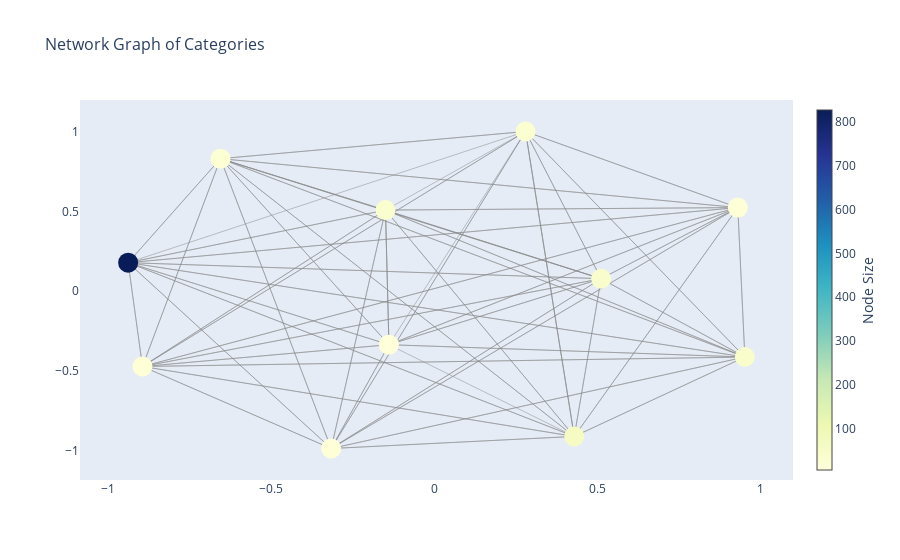

Here is the notebook cell this chart was saved with:
### Code cell
# Plot data
# Adding edge trace
edge_trace = go.Scatter(
    x=edge_x, y=edge_y,
    mode='lines',
    line=dict(width=0.5, color='#888'),
    hoverinfo='none'
)

# Adding node trace
node_trace = go.Scatter(
    x=node_x, y=node_y,
    mode='markers',
    hoverinfo='text',  # Display text on hover
    marker=dict(
        showscale=True,
        colorscale='YlGnBu',  # Node coloring
        size=20,
        colorbar=dict(
            thickness=15,
            title='Node Size',
            xanchor='left',
            titleside='right'
        )
    )
)

# Coloring nodes based on the number of entries in each category
node_trace.marker.color = [category_counts[node] for node in categories]  # Coloring based on entry count
node_trace.text = node_text  # Adding text to nodes

# Creating layout and displaying the graph
fig = go.Figure(data=[edge_trace, node_trace],
                layout=go.Layout(
                    title='Network Graph of Categories',
                    titlefont_size=16,
                    showlegend=False,
                    hovermode='closest',
                    xaxis=dict(showgrid=False, zeroline=False),
                    yaxis=dict(showgrid=False, zeroline=False)
                ))

fig.show()

### Figure 1 — Plotly figure (JSON) as saved in the notebook; plotly's stock layout.template omitted (floating-point values rounded to 4 significant figures)
{"data": [{"hoverinfo": "none", "line": {"color": "#888", "width": 0.5}, "mode": "lines", "type": "scatter", "x": [-0.9388, 0.929, -0.9388, -0.3168, -0.9388, 0.9506, -0.9388, -0.8949, -0.9388, 0.5102, -0.9388, -0.6559, -0.9388, 0.428, -0.9388, -0.1398, -0.9388, -0.1504, -0.9388, 0.2787, 0.428, 0.929, 0.428, -0.3168, 0.428, 0.9506, 0.428, -0.8949, 0.428, 0.5102, 0.428, -0.6559, 0.428, -0.1504, 0.428, 0.2787, 0.428, -0.1398, 0.9506, 0.929, 0.9506, -0.3168, 0.9506, 0.5102, 0.9506, -0.1504, 0.9506, 0.2787, 0.9506, -0.6559, 0.9506, -0.8949, 0.9506, -0.1398, 0.5102, 0.929, 0.5102, -0.3168, 0.5102, -0.8949, 0.5102, -0.1504, 0.5102, 0.2787, 0.5102, -0.6559, 0.5102, -0.1398, -0.1504, 0.929, -0.1504, -0.3168, -0.1504, -0.8949, -0.1504, -0.6559, -0.1504, -0.1398, -0.1504, 0.2787, 0.2787, 0.929, 0.2787, -0.3168, 0.2787, -0.8949, 0.2787, -0.6559, 0.2787, -0.1398, -0.6559, 0.929, -0.6559, -0.3168, -0.6559, -0.8949, -0.6559, -0.1398, 0.929, -0.8949, 0.929, -0.3168, 0.929, -0.1398, -0.8949, -0.3168, -0.8949, -0.1398, -0.3168, -0.1398], "y": [0.1784, 0.5233, 0.1784, -0.9859, 0.1784, -0.4129, 0.1784, -0.4722, 0.1784, 0.07783, 0.1784, 0.8298, 0.1784, -0.9103, 0.1784, -0.3356, 0.1784, 0.5076, 0.1784, 1.0, -0.9103, 0.5233, -0.9103, -0.9859, -0.9103, -0.4129, -0.9103, -0.4722, -0.9103, 0.07783, -0.9103, 0.8298, -0.9103, 0.5076, -0.9103, 1.0, -0.9103, -0.3356, -0.4129, 0.5233, -0.4129, -0.9859, -0.4129, 0.07783, -0.4129, 0.5076, -0.4129, 1.0, -0.4129, 0.8298, -0.4129, -0.4722, -0.4129, -0.3356, 0.07783, 0.5233, 0.07783, -0.9859, 0.07783, -0.4722, 0.07783, 0.5076, 0.07783, 1.0, 0.07783, 0.8298, 0.07783, -0.3356, 0.5076, 0.5233, 0.5076, -0.9859, 0.5076, -0.4722, 0.5076, 0.8298, 0.5076, -0.3356, 0.5076, 1.0, 1.0, 0.5233, 1.0, -0.9859, 1.0, -0.4722, 1.0, 0.8298, 1.0, -0.3356, 0.8298, 0.5233, 0.8298, -0.9859, 0.8298, -0.4722, 0.8298, -0.3356, 0.5233, -0.4722, 0.5233, -0.9859, 0.5233, -0.3356, -0.4722, -0.9859, -0.4722, -0.3356, -0.9859, -0.3356]}, {"hoverinfo": "text", "marker": {"color": [827, 60, 41, 39, 37, 26, 21, 13, 13, 12, 6], "colorbar": {"thickness": 15, "title": {"side": "right", "text": "Node Size"}, "xanchor": "left"}, "colorscale": [[0, "rgb(255,255,217)"], [0.125, "rgb(237,248,177)"], [0.25, "rgb(199,233,180)"], [0.375, "rgb(127,205,187)"], [0.5, "rgb(65,182,196)"], [0.625, "rgb(29,145,192)"], [0.75, "rgb(34,94,168)"], [0.875, "rgb(37,52,148)"], [1, "rgb(8,29,88)"]], "showscale": true, "size": 20}, "mode": "markers", "text": ["Bahasa Nusantara (827 entries)", "Sejarah Nusantara (60 entries)", "Tradisi Nusantara (41 entries)", "Kuliner Nusantara (39 entries)", "Wisata Nusantara (37 entries)", "Musik Nusantara (26 entries)", "Pakaian Nusantara (21 entries)", "Tarian Nusantara (13 entries)", "Rumah Adat (13 entries)", "Seni dan Kerajinan (12 entries)", "Dongeng Nusantara (6 entries)"], "type": "scatter", "x": [-0.9388, 0.428, 0.9506, 0.5102, -0.1504, 0.2787, -0.6559, 0.929, -0.8949, -0.3168, -0.1398], "y": [0.1784, -0.9103, -0.4129, 0.07783, 0.5076, 1.0, 0.8298, 0.5233, -0.4722, -0.9859, -0.3356]}], "layout": {"hovermode": "closest", "showlegend": false, "title": {"font": {"size": 16}, "text": "Network Graph of Categories"}, "xaxis": {"showgrid": false, "zeroline": false}, "yaxis": {"showgrid": false, "zeroline": false}}}
